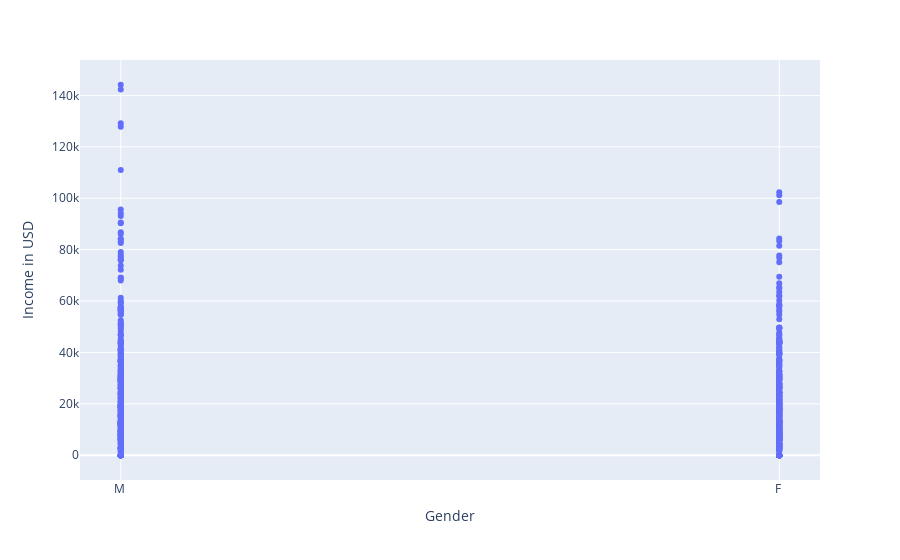

The notebook cell saved with this chart:
### Markdown cell above
### Close-up of Gender Disparity

### Code cell
fig = px.scatter(df, x='gender',y='income',labels={'income':'Income in USD', 'gender': 'Gender'})
fig.show()

### Figure 1 — Plotly figure (JSON) as saved in the notebook; plotly's stock layout.template omitted (floating-point values rounded to 4 significant figures; data arrays with more than 128 entries replaced by an {"elided": "..."} marker saying what was removed)
{"data": [{"hovertemplate": "Gender=%{x}<br>Income in USD=%{y}<extra></extra>", "legendgroup": "", "marker": {"color": "#636efa", "symbol": "circle"}, "mode": "markers", "name": "", "orientation": "v", "showlegend": false, "type": "scatter", "x": {"elided": "747 str values"}, "xaxis": "x", "y": {"elided": "747 int values"}, "yaxis": "y"}], "layout": {"autosize": true, "legend": {"tracegroupgap": 0}, "margin": {"t": 60}, "xaxis": {"anchor": "y", "autorange": true, "domain": [0, 1], "range": [-0.05901, 1.059], "title": {"text": "Gender"}, "type": "category"}, "yaxis": {"anchor": "x", "autorange": true, "domain": [0, 1], "range": [-10220.0, 154400.0], "title": {"text": "Income in USD"}, "type": "linear"}}}
